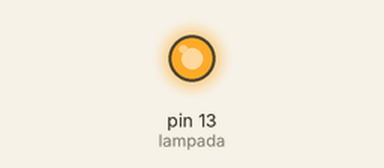
Bench run of a sketch on a simulated Arduino Uno, built with avr-gcc and run on an emulated ATmega328P. Shown: output pins drawn as LEDs (lit = HIGH).

Above: at 1.0 s.
At 3.0 s:
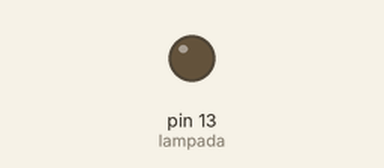
Timing chart, 0 to 5.2 s (numbered marks = the images above):
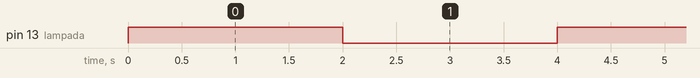

The sketch:

Acendimento-Autom_tico-Lampada.ino
```cpp
// Acendimento de lâmpada a partir de sinal digital do microcontrolador.
// Alteração no código permite adicionar comando a partir de comunicação sem fio, como protocolo MQTT.
//A corrente emitida pela placa (insuficiente para o relé) ativa o transistor.
//Uma fonte menor (5v) alimenta o relé quando o transistor é ativado. O relé libera caminho para corrente que parte da fonte ac 10v alimente a lâmpada.

const byte lampada =13;  //define a porta digital 13 como GPIO emissora do sinal.

void setup()
{
  pinMode(lampada, OUTPUT);  //define como saída de sinal.
}

void loop()
{
    //exemplo simples: lâmpada pisca a cada 2 segundos
  digitalWrite(lampada, HIGH);
  delay(2000); // Wait for 2000 millisecond(s)
  digitalWrite(lampada, LOW);
  delay(2000); // Wait for 2000 millisecond(s)
}
```

Measured:
- by itself, pin 13 (lampada): alternates HIGH for 2.0 s and LOW for 2.0 s
